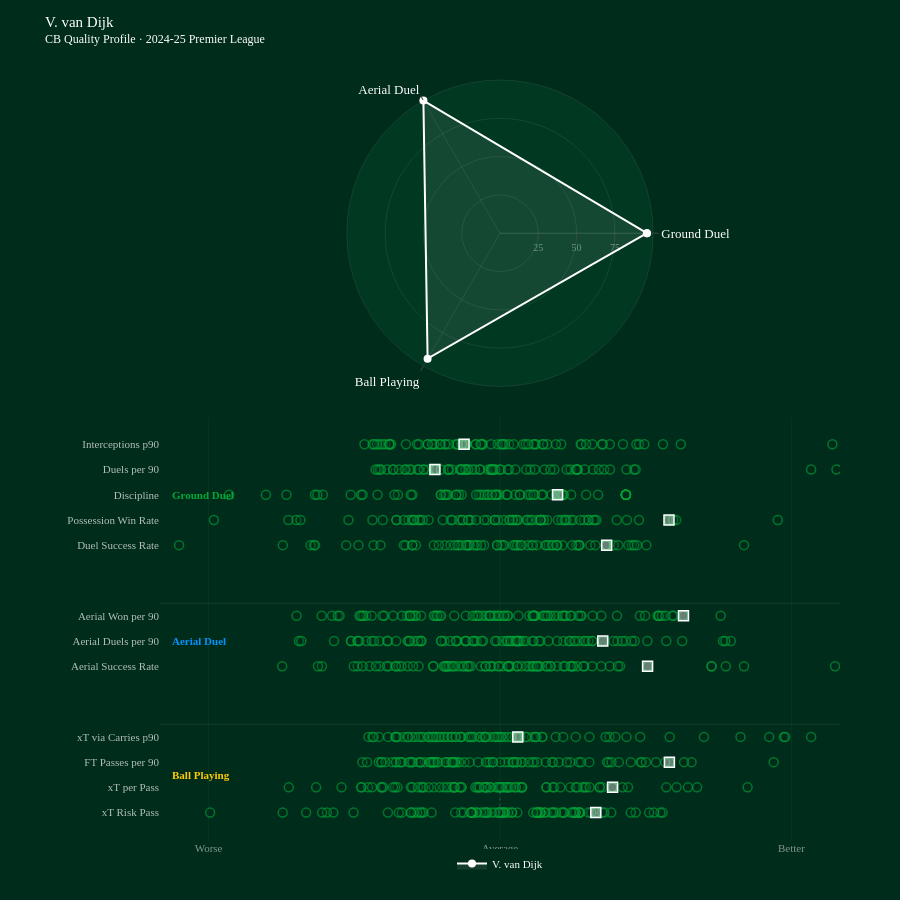

Here is the notebook cell this chart was saved with:
### Markdown cell above
## CB Quality Radar

### Code cell
from utils.radar import plot_cb_quality_radar

# Change player_id to try any CB in the dataset
# show_detail=True adds a sub-metric strip below the radar
fig = plot_cb_quality_radar(
    player_id            = 370,  # Virgil van Dijk
    duel_summary         = duel_summary,
    aerial_duel_summary  = aerial_duel_summary_filt,
    ball_playing_summary = bp,
    show_detail          = True,
)
fig.show()

### Figure 1 — Plotly figure (JSON) as saved in the notebook; plotly's stock layout.template omitted (floating-point values rounded to 4 significant figures)
{"data": [{"fill": "toself", "fillcolor": "rgba(255,255,255,0.08)", "line": {"color": "#ffffff", "width": 2}, "marker": {"color": "#ffffff", "size": 8}, "mode": "lines+markers", "name": "V. van Dijk", "r": [95.89, 100, 94.52, 95.89], "subplot": "polar", "theta": ["Ground\nDuel", "Aerial\nDuel", "Ball\nPlaying", "Ground\nDuel"], "type": "scatterpolar"}, {"hoverinfo": "skip", "marker": {"color": "rgba(0,44,28,0.2)", "line": {"color": "rgba(0,169,56,0.6)", "width": 1.5}, "size": 9}, "mode": "markers", "showlegend": false, "type": "scatter", "x": [1.674, 1.652, 1.585, 1.535, 1.397, 1.346, 1.146, 1.074, 1.051, 0.9863, 0.9389, 0.9111, 0.826, 0.8177, 0.8138, 0.8135, 0.7792, 0.7789, 0.7651, 0.7587, 0.7514, 0.7307, 0.6598, 0.6536, 0.6335, 0.5767, 0.5528, 0.5446, 0.5253, 0.4697, 0.4556, 0.4185, 0.4184, 0.4108, 0.3933, 0.3782, 0.3773, 0.3745, 0.3417, 0.1784, 0.1241, 0.1223, 0.0821, 0.05442, 0.04338, 0.03255, 0.0284, 0.00628, 0.004599, -0.01355, -0.01369, -0.05509, -0.08689, -0.129, -0.1391, -0.1508, -0.1663, -0.1954, -0.239, -0.2438, -0.2756, -0.2892, -0.2944, -0.2969, -0.3024, -0.373, -0.4001, -0.4615, -0.7044, -0.7871, -0.8045, -0.8198, -0.8526, -0.8868, -0.9148, -0.9181, -1.011, -1.042, -1.154, -1.508, -1.716, -1.783, -1.831, -1.996, -2.237, -2.984, -3.917], "xaxis": "x", "y": [0, 0, 0, 0, 0, 0, 0, 0, 0, 0, 0, 0, 0, 0, 0, 0, 0, 0, 0, 0, 0, 0, 0, 0, 0, 0, 0, 0, 0, 0, 0, 0, 0, 0, 0, 0, 0, 0, 0, 0, 0, 0, 0, 0, 0, 0, 0, 0, 0, 0, 0, 0, 0, 0, 0, 0, 0, 0, 0, 0, 0, 0, 0, 0, 0, 0, 0, 0, 0, 0, 0, 0, 0, 0, 0, 0, 0, 0, 0, 0, 0, 0, 0, 0, 0, 0, 0], "yaxis": "y"}, {"hovertemplate": "xT Risk Pass: %{x:.2f}<extra></extra>", "marker": {"color": "rgba(255,255,255,0.4)", "line": {"color": "#ffffff", "width": 1.5}, "size": 10, "symbol": "square"}, "mode": "markers", "name": "V. van Dijk", "showlegend": false, "type": "scatter", "x": [0.9863], "xaxis": "x", "y": [0], "yaxis": "y"}, {"hoverinfo": "skip", "marker": {"color": "rgba(0,44,28,0.2)", "line": {"color": "rgba(0,169,56,0.6)", "width": 1.5}, "size": 9}, "mode": "markers", "showlegend": false, "type": "scatter", "x": [0.8684, -0.09825, -0.5149, 0.4766, -1.893, 0.5442, -0.9179, 1.054, -0.3926, 1.159, -1.215, 0.8524, 0.4783, 0.1999, -0.7961, 0.07822, -0.4681, -1.424, -1.225, -0.03816, -0.1334, -0.6813, -1.359, -0.5774, -1.317, -0.9045, 0.7239, 0.05111, -1.632, -0.4693, 0.09001, 1.934, -0.8115, 0.02337, 0.2251, -1.203, 0.006304, -0.2065, -0.02466, -0.1537, -1.431, -0.8452, -0.7877, -0.4797, 0.08199, -0.2258, -0.2364, -0.4139, -2.175, -0.5471, 0.2212, -0.7338, -0.1439, -1.056, 0.01365, -0.2548, 1.817, -0.6217, 0.06479, -1.08, -0.1483, -0.004385, -0.4686, -0.1641, 0.7804, -0.4015, 0.7949, -0.1007, 1.318, 0.1501, 1.261, 1.024, 1.712, 0.5569, 0.2292, 1.156, 0.8853, 0.9224, 0.1636, 2.029, -1.103, 1.03, 3.832, 2.548, 0.6209, 0.1114, -0.2123], "xaxis": "x", "y": [1, 1, 1, 1, 1, 1, 1, 1, 1, 1, 1, 1, 1, 1, 1, 1, 1, 1, 1, 1, 1, 1, 1, 1, 1, 1, 1, 1, 1, 1, 1, 1, 1, 1, 1, 1, 1, 1, 1, 1, 1, 1, 1, 1, 1, 1, 1, 1, 1, 1, 1, 1, 1, 1, 1, 1, 1, 1, 1, 1, 1, 1, 1, 1, 1, 1, 1, 1, 1, 1, 1, 1, 1, 1, 1, 1, 1, 1, 1, 1, 1, 1, 1, 1, 1, 1, 1], "yaxis": "y"}, {"hovertemplate": "xT per Pass: %{x:.2f}<extra></extra>", "marker": {"color": "rgba(255,255,255,0.4)", "line": {"color": "#ffffff", "width": 1.5}, "size": 10, "symbol": "square"}, "mode": "markers", "name": "V. van Dijk", "showlegend": false, "type": "scatter", "x": [1.159], "xaxis": "x", "y": [1], "yaxis": "y"}, {"hoverinfo": "skip", "marker": {"color": "rgba(0,44,28,0.2)", "line": {"color": "rgba(0,169,56,0.6)", "width": 1.5}, "size": 9}, "mode": "markers", "showlegend": false, "type": "scatter", "x": [3.642, 0.3495, 0.5368, 1.118, -1.069, 1.102, -0.7747, 1.972, -0.8401, 1.744, -0.4369, 2.817, 1.346, 0.5472, -0.2264, 0.3345, -0.7157, -1.031, -0.6402, 0.6047, 0.1281, -0.7034, -1.417, 0.1281, -0.6794, -1.072, 1.448, 0.7226, -1.224, -0.3657, 0.08584, 1.459, -1.248, 0.8125, -0.5315, -0.4187, -0.6667, 0.2353, 0.2926, -0.7095, -1.003, -0.9377, -0.5595, -0.463, -0.687, -0.6836, 0.049, 0.002141, -0.126, -0.8987, 1.149, -0.9026, -0.104, -0.8171, 0.8349, -0.5043, 1.895, -0.723, 0.1694, -0.4635, -0.3148, 0.6876, -0.4795, -0.4893, 1.606, -1.111, -0.07289, 0.9192, -0.5585, 0.2196, 0.472, 0.1739, 1.223, -1.179, -0.8203, 0.3832, 0.1422, -0.1446, -1.368, 1.701, -1.217, -0.4887, 1.502, -0.07397, -1.023, -0.926, -0.6427], "xaxis": "x", "y": [2, 2, 2, 2, 2, 2, 2, 2, 2, 2, 2, 2, 2, 2, 2, 2, 2, 2, 2, 2, 2, 2, 2, 2, 2, 2, 2, 2, 2, 2, 2, 2, 2, 2, 2, 2, 2, 2, 2, 2, 2, 2, 2, 2, 2, 2, 2, 2, 2, 2, 2, 2, 2, 2, 2, 2, 2, 2, 2, 2, 2, 2, 2, 2, 2, 2, 2, 2, 2, 2, 2, 2, 2, 2, 2, 2, 2, 2, 2, 2, 2, 2, 2, 2, 2, 2, 2], "yaxis": "y"}, {"hovertemplate": "FT Passes per 90: %{x:.2f}<extra></extra>", "marker": {"color": "rgba(255,255,255,0.4)", "line": {"color": "#ffffff", "width": 1.5}, "size": 10, "symbol": "square"}, "mode": "markers", "name": "V. van Dijk", "showlegend": false, "type": "scatter", "x": [1.744], "xaxis": "x", "y": [2], "yaxis": "y"}, {"hoverinfo": "skip", "marker": {"color": "rgba(0,44,28,0.2)", "line": {"color": "rgba(0,169,56,0.6)", "width": 1.5}, "size": 9}, "mode": "markers", "showlegend": false, "type": "scatter", "x": [1.127, 2.922, -0.1657, 2.936, -1.08, 2.772, -0.6611, 2.476, 0.04558, 0.1832, 0.2649, 3.203, 0.151, 0.3306, -0.1519, 0.9208, -0.6114, -0.9943, -0.8133, -0.1009, 1.302, -0.2897, -0.8733, 0.2104, -0.7275, -0.7184, 1.187, -0.3996, -0.4022, -0.7895, 0.3789, 2.099, -0.9411, 0.006601, -0.33, 0.07985, -0.5715, -0.2121, -0.1564, -0.204, -1.151, -0.1461, -0.266, -0.9014, -0.683, -0.04507, -0.5752, 0.7791, -0.457, -0.7377, -0.01091, -0.5363, 0.4329, 0.01296, 0.437, -0.4071, 0.3637, -0.659, 0.5744, -0.02743, 0.3614, 1.443, -0.3107, -0.5026, 0.6498, -0.629, -0.05932, 1.087, -0.8371, 0.1841, 0.2006, 0.1724, 1.747, -1.353, -0.9511, -0.4928, -0.4585, 0.2711, -1.312, -0.2918, -1.072, -1.05, 0.1159, -0.692, -1.248, -1.07, -1.302], "xaxis": "x", "y": [3, 3, 3, 3, 3, 3, 3, 3, 3, 3, 3, 3, 3, 3, 3, 3, 3, 3, 3, 3, 3, 3, 3, 3, 3, 3, 3, 3, 3, 3, 3, 3, 3, 3, 3, 3, 3, 3, 3, 3, 3, 3, 3, 3, 3, 3, 3, 3, 3, 3, 3, 3, 3, 3, 3, 3, 3, 3, 3, 3, 3, 3, 3, 3, 3, 3, 3, 3, 3, 3, 3, 3, 3, 3, 3, 3, 3, 3, 3, 3, 3, 3, 3, 3, 3, 3, 3], "yaxis": "y"}, {"hovertemplate": "xT via Carries p90: %{x:.2f}<extra></extra>", "marker": {"color": "rgba(255,255,255,0.4)", "line": {"color": "#ffffff", "width": 1.5}, "size": 10, "symbol": "square"}, "mode": "markers", "name": "V. van Dijk", "showlegend": false, "type": "scatter", "x": [0.1832], "xaxis": "x", "y": [3], "yaxis": "y"}, {"hoverinfo": "skip", "marker": {"color": "rgba(0,44,28,0.2)", "line": {"color": "rgba(0,169,56,0.6)", "width": 1.5}, "size": 9}, "mode": "markers", "showlegend": false, "type": "scatter", "x": [1.519, 2.177, 0.7277, -1.466, -1.506, 1.236, 0.7472, 0.3278, -0.09667, 0.09013, 0.8685, -0.3395, -0.9494, 1.042, -1.342, -0.1505, -0.5587, 0.4727, 0.2961, 1.13, -0.008479, 0.1761, 0.5876, 0.5198, -1.146, -1.238, 0.02962, -0.3343, -0.1963, -0.545, -1.277, 2.512, 0.09013, -0.069, -1.072, -0.8379, 0.395, 0.1111, 3.449, 0.5198, -0.5363, 0.1766, -1.833, -0.3873, -0.6898, 0.7949, -0.5683, 0.753, 0.9494, 0.7277, 0.6531, -0.4659, -0.4254, 0.2233, -1.874, -1.414, -0.3005, 0.2727, -1.041, -0.5513, -2.242, -0.09667, 1.214, -0.3726, -0.5782, -0.8949, 0.09013, -1.072, -1.015, 0.4849, 0.347, -0.6846, -0.1475, 0.3379, -0.01608, -0.4978, 0.6707, 0.4093, 0.8565, -1.166, 0.3766, -0.3208, 0.3833, 2.324, 2.177, -0.5237, -0.4827, 0.08336], "xaxis": "x", "y": [5.8, 5.8, 5.8, 5.8, 5.8, 5.8, 5.8, 5.8, 5.8, 5.8, 5.8, 5.8, 5.8, 5.8, 5.8, 5.8, 5.8, 5.8, 5.8, 5.8, 5.8, 5.8, 5.8, 5.8, 5.8, 5.8, 5.8, 5.8, 5.8, 5.8, 5.8, 5.8, 5.8, 5.8, 5.8, 5.8, 5.8, 5.8, 5.8, 5.8, 5.8, 5.8, 5.8, 5.8, 5.8, 5.8, 5.8, 5.8, 5.8, 5.8, 5.8, 5.8, 5.8, 5.8, 5.8, 5.8, 5.8, 5.8, 5.8, 5.8, 5.8, 5.8, 5.8, 5.8, 5.8, 5.8, 5.8, 5.8, 5.8, 5.8, 5.8, 5.8, 5.8, 5.8, 5.8, 5.8, 5.8, 5.8, 5.8, 5.8, 5.8, 5.8, 5.8, 5.8, 5.8, 5.8, 5.8, 5.8], "yaxis": "y"}, {"hovertemplate": "Aerial Success Rate: %{x:.2f}<extra></extra>", "marker": {"color": "rgba(255,255,255,0.4)", "line": {"color": "#ffffff", "width": 1.5}, "size": 10, "symbol": "square"}, "mode": "markers", "name": "V. van Dijk", "showlegend": false, "type": "scatter", "x": [1.519], "xaxis": "x", "y": [5.8], "yaxis": "y"}, {"hoverinfo": "skip", "marker": {"color": "rgba(0,44,28,0.2)", "line": {"color": "rgba(0,169,56,0.6)", "width": 1.5}, "size": 9}, "mode": "markers", "showlegend": false, "type": "scatter", "x": [1.058, 0.3465, 1.291, -1.533, -2.07, -0.358, -1.532, 0.8633, 0.1592, -1.374, 1.209, -0.5723, 0.4143, 0.188, -0.03307, 0.02468, 2.376, 0.6519, 2.296, 0.06703, 0.9493, 0.401, -0.2626, -0.2685, -0.4426, -1.162, 0.7134, -0.939, -0.6019, 0.2092, -0.4486, -1.469, -0.2405, 0.104, -0.1742, 0.2028, 0.1321, 0.4984, -1.319, 0.5891, 0.7604, 1.875, -0.8148, -1.461, 1.258, 0.1908, 0.9102, 0.1764, -2.045, 0.3375, 1.387, -0.9498, 2.32, 1.517, -1.243, -1.709, -0.88, 1.168, -0.8154, 0.2633, -0.4538, -0.9298, -0.1896, 0.8117, 0.07892, 0.1098, -0.04979, 1.712, -1.297, -0.3472, -0.8075, 0.8806, 0.1805, 0.9512, -0.5104, 0.7186, 0.162, 0.1768, 1.356, -0.3513, -0.2828, 0.2389, -1.153, -0.6076, -1.069, -1.448, -0.8431, 0.7757], "xaxis": "x", "y": [6.8, 6.8, 6.8, 6.8, 6.8, 6.8, 6.8, 6.8, 6.8, 6.8, 6.8, 6.8, 6.8, 6.8, 6.8, 6.8, 6.8, 6.8, 6.8, 6.8, 6.8, 6.8, 6.8, 6.8, 6.8, 6.8, 6.8, 6.8, 6.8, 6.8, 6.8, 6.8, 6.8, 6.8, 6.8, 6.8, 6.8, 6.8, 6.8, 6.8, 6.8, 6.8, 6.8, 6.8, 6.8, 6.8, 6.8, 6.8, 6.8, 6.8, 6.8, 6.8, 6.8, 6.8, 6.8, 6.8, 6.8, 6.8, 6.8, 6.8, 6.8, 6.8, 6.8, 6.8, 6.8, 6.8, 6.8, 6.8, 6.8, 6.8, 6.8, 6.8, 6.8, 6.8, 6.8, 6.8, 6.8, 6.8, 6.8, 6.8, 6.8, 6.8, 6.8, 6.8, 6.8, 6.8, 6.8, 6.8], "yaxis": "y"}, {"hovertemplate": "Aerial Duels per 90: %{x:.2f}<extra></extra>", "marker": {"color": "rgba(255,255,255,0.4)", "line": {"color": "#ffffff", "width": 1.5}, "size": 10, "symbol": "square"}, "mode": "markers", "name": "V. van Dijk", "showlegend": false, "type": "scatter", "x": [1.058], "xaxis": "x", "y": [6.8], "yaxis": "y"}, {"hoverinfo": "skip", "marker": {"color": "rgba(0,44,28,0.2)", "line": {"color": "rgba(0,169,56,0.6)", "width": 1.5}, "size": 9}, "mode": "markers", "showlegend": false, "type": "scatter", "x": [1.889, 1.44, 1.622, -1.729, -2.094, 0.1891, -1.191, 0.9542, 0.08293, -1.207, 1.633, -0.6505, -0.1501, 0.6787, -0.6676, -0.06027, 1.638, 0.8385, 2.272, 0.5947, 0.828, 0.4397, 0.01068, -0.02437, -0.8697, -1.413, 0.6407, -0.956, -0.6205, -0.09934, -0.9271, -0.6819, -0.1849, 0.04825, -0.6443, -0.2519, 0.3014, 0.4933, -0.2349, 0.8046, 0.3506, 1.789, -1.377, -1.407, 0.6511, 0.5576, 0.4522, 0.5222, -1.67, 0.6703, 1.666, -1.009, 1.702, 1.494, -1.652, -1.835, -0.895, 1.204, -1.1, -0.05888, -1.321, -0.8691, 0.3602, 0.4894, -0.2205, -0.3507, -0.01284, 0.7287, -1.446, -0.1151, -0.6062, 0.358, 0.07614, 1.043, -0.4705, 0.3391, 0.4669, 0.3509, 1.773, -0.8124, -0.09982, 0.03866, -0.9208, 0.3363, -0.2809, -1.431, -0.927, 0.728], "xaxis": "x", "y": [7.8, 7.8, 7.8, 7.8, 7.8, 7.8, 7.8, 7.8, 7.8, 7.8, 7.8, 7.8, 7.8, 7.8, 7.8, 7.8, 7.8, 7.8, 7.8, 7.8, 7.8, 7.8, 7.8, 7.8, 7.8, 7.8, 7.8, 7.8, 7.8, 7.8, 7.8, 7.8, 7.8, 7.8, 7.8, 7.8, 7.8, 7.8, 7.8, 7.8, 7.8, 7.8, 7.8, 7.8, 7.8, 7.8, 7.8, 7.8, 7.8, 7.8, 7.8, 7.8, 7.8, 7.8, 7.8, 7.8, 7.8, 7.8, 7.8, 7.8, 7.8, 7.8, 7.8, 7.8, 7.8, 7.8, 7.8, 7.8, 7.8, 7.8, 7.8, 7.8, 7.8, 7.8, 7.8, 7.8, 7.8, 7.8, 7.8, 7.8, 7.8, 7.8, 7.8, 7.8, 7.8, 7.8, 7.8, 7.8], "yaxis": "y"}, {"hovertemplate": "Aerial Won per 90: %{x:.2f}<extra></extra>", "marker": {"color": "rgba(255,255,255,0.4)", "line": {"color": "#ffffff", "width": 1.5}, "size": 10, "symbol": "square"}, "mode": "markers", "name": "V. van Dijk", "showlegend": false, "type": "scatter", "x": [1.889], "xaxis": "x", "y": [7.8], "yaxis": "y"}, {"hoverinfo": "skip", "marker": {"color": "rgba(0,44,28,0.2)", "line": {"color": "rgba(0,169,56,0.6)", "width": 1.5}, "size": 9}, "mode": "markers", "showlegend": false, "type": "scatter", "x": [0.173, 0.1345, 1.098, -0.3169, 0.6429, -0.2386, 0.9303, 0.4659, 0.325, 1.358, -1.302, -0.2342, 0.5036, 0.5896, 0.8159, -0.9719, -0.6815, -0.1642, 0.4809, 0.2849, -0.5671, 1.17, 0.7846, 0.8174, 0.38, -0.3123, -0.3338, 0.5856, -0.63, 1.506, -0.3531, -1.916, 0.1802, 0.807, 0.009778, -0.3397, 1.092, 0.5462, -0.1955, 0.04176, 0.7432, 0.02865, -0.27, 0.9809, -0.0299, -0.9028, 1.323, 1.217, 0.5349, -3.303, 0.5812, -0.51, -1.583, -0.8649, 1.087, 0.1534, -0.4234, -0.4385, -1.23, 2.512, -0.3992, -2.236, -1.457, -1.95, 0.3394, 0.2102, -0.9028, 0.2228, 1.41, -0.4664, -0.0299, -0.9901, 1.382, -1.904], "xaxis": "x", "y": [10.6, 10.6, 10.6, 10.6, 10.6, 10.6, 10.6, 10.6, 10.6, 10.6, 10.6, 10.6, 10.6, 10.6, 10.6, 10.6, 10.6, 10.6, 10.6, 10.6, 10.6, 10.6, 10.6, 10.6, 10.6, 10.6, 10.6, 10.6, 10.6, 10.6, 10.6, 10.6, 10.6, 10.6, 10.6, 10.6, 10.6, 10.6, 10.6, 10.6, 10.6, 10.6, 10.6, 10.6, 10.6, 10.6, 10.6, 10.6, 10.6, 10.6, 10.6, 10.6, 10.6, 10.6, 10.6, 10.6, 10.6, 10.6, 10.6, 10.6, 10.6, 10.6, 10.6, 10.6, 10.6, 10.6, 10.6, 10.6, 10.6, 10.6, 10.6, 10.6, 10.6, 10.6], "yaxis": "y"}, {"hovertemplate": "Duel Success Rate: %{x:.2f}<extra></extra>", "marker": {"color": "rgba(255,255,255,0.4)", "line": {"color": "#ffffff", "width": 1.5}, "size": 10, "symbol": "square"}, "mode": "markers", "name": "V. van Dijk", "showlegend": false, "type": "scatter", "x": [1.098], "xaxis": "x", "y": [10.6], "yaxis": "y"}, {"hoverinfo": "skip", "marker": {"color": "rgba(0,44,28,0.2)", "line": {"color": "rgba(0,169,56,0.6)", "width": 1.5}, "size": 9}, "mode": "markers", "showlegend": false, "type": "scatter", "x": [-0.1332, 0.1323, 1.74, -0.1635, 0.6904, 0.6652, 0.186, 0.1588, -0.4213, 0.5965, -0.9055, 0.9107, 0.7277, -0.3007, 0.9619, -0.8406, 0.09892, -0.506, 0.1748, 0.4247, 0.6342, 0.486, -0.5893, 0.03871, -0.05345, -0.01942, 0.09758, 0.2772, -0.7364, 0.9107, 1.813, -1.207, 0.4166, 0.8653, 0.9923, 0.7513, -0.8927, 1.306, 0.8255, -0.4905, -0.3874, -0.05345, -1.066, 0.1305, -0.3246, 0.3118, 2.859, 0.9748, 1.201, -1.56, 0.2818, -1.066, -0.3246, -2.097, 0.451, 0.3826, -0.3854, -0.2458, -0.9422, 1.783, -0.9898, -0.8254, -0.8254, -1.313, 0.6731, 0.4166, -0.8861, 1.431, 0.4166, -0.7963, -2.054, -2.178, 0.3294, -2.946], "xaxis": "x", "y": [11.6, 11.6, 11.6, 11.6, 11.6, 11.6, 11.6, 11.6, 11.6, 11.6, 11.6, 11.6, 11.6, 11.6, 11.6, 11.6, 11.6, 11.6, 11.6, 11.6, 11.6, 11.6, 11.6, 11.6, 11.6, 11.6, 11.6, 11.6, 11.6, 11.6, 11.6, 11.6, 11.6, 11.6, 11.6, 11.6, 11.6, 11.6, 11.6, 11.6, 11.6, 11.6, 11.6, 11.6, 11.6, 11.6, 11.6, 11.6, 11.6, 11.6, 11.6, 11.6, 11.6, 11.6, 11.6, 11.6, 11.6, 11.6, 11.6, 11.6, 11.6, 11.6, 11.6, 11.6, 11.6, 11.6, 11.6, 11.6, 11.6, 11.6, 11.6, 11.6, 11.6, 11.6], "yaxis": "y"}, {"hovertemplate": "Possession Win Rate: %{x:.2f}<extra></extra>", "marker": {"color": "rgba(255,255,255,0.4)", "line": {"color": "#ffffff", "width": 1.5}, "size": 10, "symbol": "square"}, "mode": "markers", "name": "V. van Dijk", "showlegend": false, "type": "scatter", "x": [1.74], "xaxis": "x", "y": [11.6], "yaxis": "y"}, {"hoverinfo": "skip", "marker": {"color": "rgba(0,44,28,0.2)", "line": {"color": "rgba(0,169,56,0.6)", "width": 1.5}, "size": 9}, "mode": "markers", "showlegend": false, "type": "scatter", "x": [0.06581, 0.5782, 0.5926, 0.4416, 0.6285, -0.006027, 0.5973, -0.1281, 0.1567, -1.431, -0.1204, -0.1907, 0.6491, -0.3946, -0.6048, 0.6327, -0.5757, -0.5365, -0.5625, 1.01, -0.903, 0.8867, 0.3602, 0.611, 1.296, -0.5537, -0.03075, -0.04776, -0.1598, 1.296, 0.2882, -1.824, 0.3134, 1.296, 0.4298, 0.7326, 0.531, 0.5973, -1.415, -1.051, -0.03637, 0.657, 0.641, 1.296, 0.2042, -2.41, -0.9185, -2.788, 1.296, -1.086, -0.6098, 1.296, 1.296, 1.296, 0.07725, -1.905, -0.4223, 1.296, 0.2042, 1.296, -0.04776, 1.296, -1.537, -2.198, -0.2158, -0.4509, -1.88, -0.08313, 1.296, 0.3432, -0.4509, 1.296, -0.2454, -1.261], "xaxis": "x", "y": [12.6, 12.6, 12.6, 12.6, 12.6, 12.6, 12.6, 12.6, 12.6, 12.6, 12.6, 12.6, 12.6, 12.6, 12.6, 12.6, 12.6, 12.6, 12.6, 12.6, 12.6, 12.6, 12.6, 12.6, 12.6, 12.6, 12.6, 12.6, 12.6, 12.6, 12.6, 12.6, 12.6, 12.6, 12.6, 12.6, 12.6, 12.6, 12.6, 12.6, 12.6, 12.6, 12.6, 12.6, 12.6, 12.6, 12.6, 12.6, 12.6, 12.6, 12.6, 12.6, 12.6, 12.6, 12.6, 12.6, 12.6, 12.6, 12.6, 12.6, 12.6, 12.6, 12.6, 12.6, 12.6, 12.6, 12.6, 12.6, 12.6, 12.6, 12.6, 12.6, 12.6, 12.6], "yaxis": "y"}, {"hovertemplate": "Discipline: %{x:.2f}<extra></extra>", "marker": {"color": "rgba(255,255,255,0.4)", "line": {"color": "#ffffff", "width": 1.5}, "size": 10, "symbol": "square"}, "mode": "markers", "name": "V. van Dijk", "showlegend": false, "type": "scatter", "x": [0.5926], "xaxis": "x", "y": [12.6], "yaxis": "y"}, {"hoverinfo": "skip", "marker": {"color": "rgba(0,44,28,0.2)", "line": {"color": "rgba(0,169,56,0.6)", "width": 1.5}, "size": 9}, "mode": "markers", "showlegend": false, "type": "scatter", "x": [0.3121, -0.7344, -0.6701, -0.08138, -0.5355, -0.3485, 0.7967, 0.09235, 0.9567, -0.05252, 0.2708, -0.5243, -0.1211, -0.2051, 0.559, -0.04585, -0.3877, -0.2098, -0.09731, 0.8719, -0.005432, -0.3313, -0.678, 0.359, -1.259, -1.163, -1.226, -0.08948, -1.24, -1.098, -0.2579, -0.7867, 1.38, 0.01014, 0.4577, -0.3545, 1.019, -0.7826, -1.281, 1.302, 0.798, -0.4111, -0.3258, -1.102, 0.5193, 0.7259, -0.3579, -0.08463, -0.4103, -0.3947, -0.8477, -0.4942, 0.08184, -0.9684, 1.071, 3.464, -0.07022, -0.6595, -0.5327, -0.2879, -0.9149, -0.9334, -0.8345, 0.6865, 3.629, 0.7821, -0.981, -0.6088, -1.041, 0.7935, 0.1577, 1.396, 1.132, 3.203], "xaxis": "x", "y": [13.6, 13.6, 13.6, 13.6, 13.6, 13.6, 13.6, 13.6, 13.6, 13.6, 13.6, 13.6, 13.6, 13.6, 13.6, 13.6, 13.6, 13.6, 13.6, 13.6, 13.6, 13.6, 13.6, 13.6, 13.6, 13.6, 13.6, 13.6, 13.6, 13.6, 13.6, 13.6, 13.6, 13.6, 13.6, 13.6, 13.6, 13.6, 13.6, 13.6, 13.6, 13.6, 13.6, 13.6, 13.6, 13.6, 13.6, 13.6, 13.6, 13.6, 13.6, 13.6, 13.6, 13.6, 13.6, 13.6, 13.6, 13.6, 13.6, 13.6, 13.6, 13.6, 13.6, 13.6, 13.6, 13.6, 13.6, 13.6, 13.6, 13.6, 13.6, 13.6, 13.6, 13.6], "yaxis": "y"}, {"hovertemplate": "Duels per 90: %{x:.2f}<extra></extra>", "marker": {"color": "rgba(255,255,255,0.4)", "line": {"color": "#ffffff", "width": 1.5}, "size": 10, "symbol": "square"}, "mode": "markers", "name": "V. van Dijk", "showlegend": false, "type": "scatter", "x": [-0.6701], "xaxis": "x", "y": [13.6], "yaxis": "y"}, {"hoverinfo": "skip", "marker": {"color": "rgba(0,44,28,0.2)", "line": {"color": "rgba(0,169,56,0.6)", "width": 1.5}, "size": 9}, "mode": "markers", "showlegend": false, "type": "scatter", "x": [0.3582, -0.6727, -0.3698, -0.1768, -0.3457, -0.4025, 1.131, 0.239, 1.05, 0.3707, -0.1881, -0.5657, 0.03582, -0.02348, 0.8383, -0.348, -0.5621, -0.2508, 0.0529, 0.9497, -0.1854, 0.01264, -0.4561, 0.6308, -1.135, -1.179, -1.242, 0.09298, -1.312, -0.742, -0.351, -1.211, 1.404, 0.2645, 0.4412, -0.4365, 1.432, -0.6215, -1.266, 1.266, 1.058, -0.3875, -0.3902, -0.8551, 0.4857, 0.3442, 0.02674, 0.2923, -0.2473, -1.294, -0.6794, -0.6112, -0.4362, -1.12, 1.486, 3.422, -0.1994, -0.7434, -0.8357, 0.4449, -0.9684, -1.395, -1.141, -0.09285, 3.708, 0.8315, -1.139, -0.528, -0.6997, 0.5754, 0.1401, 0.8868, 1.677, 1.861], "xaxis": "x", "y": [14.6, 14.6, 14.6, 14.6, 14.6, 14.6, 14.6, 14.6, 14.6, 14.6, 14.6, 14.6, 14.6, 14.6, 14.6, 14.6, 14.6, 14.6, 14.6, 14.6, 14.6, 14.6, 14.6, 14.6, 14.6, 14.6, 14.6, 14.6, 14.6, 14.6, 14.6, 14.6, 14.6, 14.6, 14.6, 14.6, 14.6, 14.6, 14.6, 14.6, 14.6, 14.6, 14.6, 14.6, 14.6, 14.6, 14.6, 14.6, 14.6, 14.6, 14.6, 14.6, 14.6, 14.6, 14.6, 14.6, 14.6, 14.6, 14.6, 14.6, 14.6, 14.6, 14.6, 14.6, 14.6, 14.6, 14.6, 14.6, 14.6, 14.6, 14.6, 14.6, 14.6, 14.6], "yaxis": "y"}, {"hovertemplate": "Interceptions p90: %{x:.2f}<extra></extra>", "marker": {"color": "rgba(255,255,255,0.4)", "line": {"color": "#ffffff", "width": 1.5}, "size": 10, "symbol": "square"}, "mode": "markers", "name": "V. van Dijk", "showlegend": false, "type": "scatter", "x": [-0.3698], "xaxis": "x", "y": [14.6], "yaxis": "y"}], "layout": {"annotations": [{"font": {"color": "#ffcc00", "family": "Gilroy-Medium", "size": 11}, "showarrow": false, "text": "<b>Ball Playing</b>", "x": -3.4, "xanchor": "left", "xref": "x", "y": 1.5, "yref": "y"}, {"font": {"color": "#0095FF", "family": "Gilroy-Medium", "size": 11}, "showarrow": false, "text": "<b>Aerial Duel</b>", "x": -3.4, "xanchor": "left", "xref": "x", "y": 6.8, "yref": "y"}, {"font": {"color": "#00A938", "family": "Gilroy-Medium", "size": 11}, "showarrow": false, "text": "<b>Ground Duel</b>", "x": -3.4, "xanchor": "left", "xref": "x", "y": 12.6, "yref": "y"}], "height": 900, "legend": {"font": {"color": "#ffffff", "family": "Gilroy-Light", "size": 11}, "x": 0.5, "xanchor": "center", "y": -0.05, "yanchor": "bottom"}, "margin": {"b": 60, "l": 160, "r": 60, "t": 80}, "paper_bgcolor": "#002c1c", "plot_bgcolor": "#002c1c", "polar": {"angularaxis": {"gridcolor": "rgba(255,255,255,0.08)", "linecolor": "rgba(255,255,255,0.08)", "tickfont": {"color": "#ffffff", "family": "Gilroy-Medium", "size": 13}}, "bgcolor": "#003821", "domain": {"x": [0, 1], "y": [0.5968, 1]}, "radialaxis": {"gridcolor": "rgba(255,255,255,0.08)", "linecolor": "rgba(255,255,255,0.08)", "range": [0, 100], "tickfont": {"color": "rgba(255,255,255,0.4)", "family": "Gilroy-Light", "size": 10}, "ticktext": ["25", "50", "75"], "tickvals": [25, 50, 75], "visible": true}}, "shapes": [{"line": {"color": "rgba(255,255,255,0.08)", "width": 1}, "type": "line", "x0": -3.5, "x1": 3.5, "xref": "x", "y0": 3.5, "y1": 3.5, "yref": "y"}, {"line": {"color": "rgba(255,255,255,0.08)", "width": 1}, "type": "line", "x0": -3.5, "x1": 3.5, "xref": "x", "y0": 8.3, "y1": 8.3, "yref": "y"}, {"line": {"color": "rgba(128,128,128,0.4)", "dash": "dot", "width": 1}, "type": "line", "x0": 0, "x1": 0, "xref": "x", "y0": 0, "y1": 1, "yref": "y"}], "title": {"font": {"color": "#ffffff", "family": "Gilroy-Medium", "size": 12}, "text": "<span style='font-size:15px'>V. van Dijk</span><br><span style='font-size:12px'>CB Quality Profile · 2024-25 Premier League</span>", "x": 0.05, "xanchor": "left", "y": 0.97, "yanchor": "top"}, "xaxis": {"anchor": "y", "domain": [0, 1], "gridcolor": "#003821", "range": [-3.5, 3.5], "tickfont": {"color": "rgba(255,255,255,0.5)", "family": "Gilroy-Light", "size": 11}, "tickmode": "array", "ticktext": ["Worse", "Average", "Better"], "tickvals": [-3, 0, 3], "zerolinecolor": "#003821"}, "yaxis": {"anchor": "x", "domain": [0, 0.5568], "showgrid": false, "tickfont": {"color": "rgba(255,255,255,0.7)", "family": "Gilroy-Light", "size": 11}, "tickmode": "array", "ticktext": ["xT Risk Pass", "xT per Pass", "FT Passes per 90", "xT via Carries p90", "Aerial Success Rate", "Aerial Duels per 90", "Aerial Won per 90", "Duel Success Rate", "Possession Win Rate", "Discipline", "Duels per 90", "Interceptions p90"], "tickvals": [0, 1, 2, 3, 5.8, 6.8, 7.8, 10.6, 11.6, 12.6, 13.6, 14.6], "zeroline": false}}}
